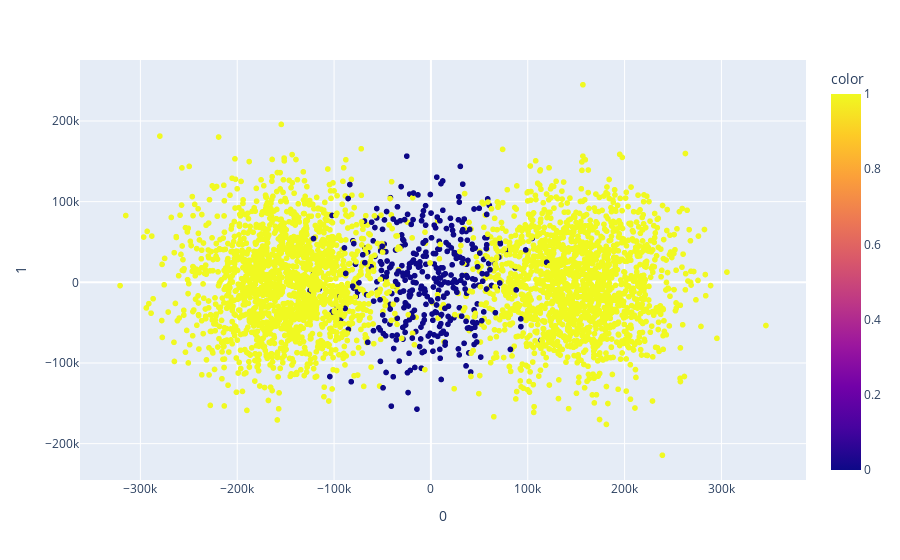

The notebook cell this image was saved under:
### Code cell
pca = PCA(n_components=2)

X_pca = pca.fit_transform(X)

fig = px.scatter(X_pca, x=0, y=1, color=y[0])
fig.show()

### Figure 1 — Plotly figure (JSON) as saved in the notebook; plotly's stock layout.template omitted (floating-point values rounded to 4 significant figures; data arrays with more than 128 entries replaced by an {"elided": "..."} marker saying what was removed)
{"data": [{"hovertemplate": "0=%{x}<br>1=%{y}<br>color=%{marker.color}<extra></extra>", "legendgroup": "", "marker": {"color": {"elided": "3750 int values"}, "coloraxis": "coloraxis", "symbol": "circle"}, "mode": "markers", "name": "", "showlegend": false, "type": "scattergl", "x": {"elided": "3750 float values"}, "xaxis": "x", "y": {"elided": "3750 float values"}, "yaxis": "y"}], "layout": {"coloraxis": {"colorbar": {"title": {"text": "color"}}, "colorscale": [[0, "#0d0887"], [0.1111, "#46039f"], [0.2222, "#7201a8"], [0.3333, "#9c179e"], [0.4444, "#bd3786"], [0.5556, "#d8576b"], [0.6667, "#ed7953"], [0.7778, "#fb9f3a"], [0.8889, "#fdca26"], [1, "#f0f921"]]}, "legend": {"tracegroupgap": 0}, "margin": {"t": 60}, "xaxis": {"anchor": "y", "domain": [0, 1], "title": {"text": "0"}}, "yaxis": {"anchor": "x", "domain": [0, 1], "title": {"text": "1"}}}}
